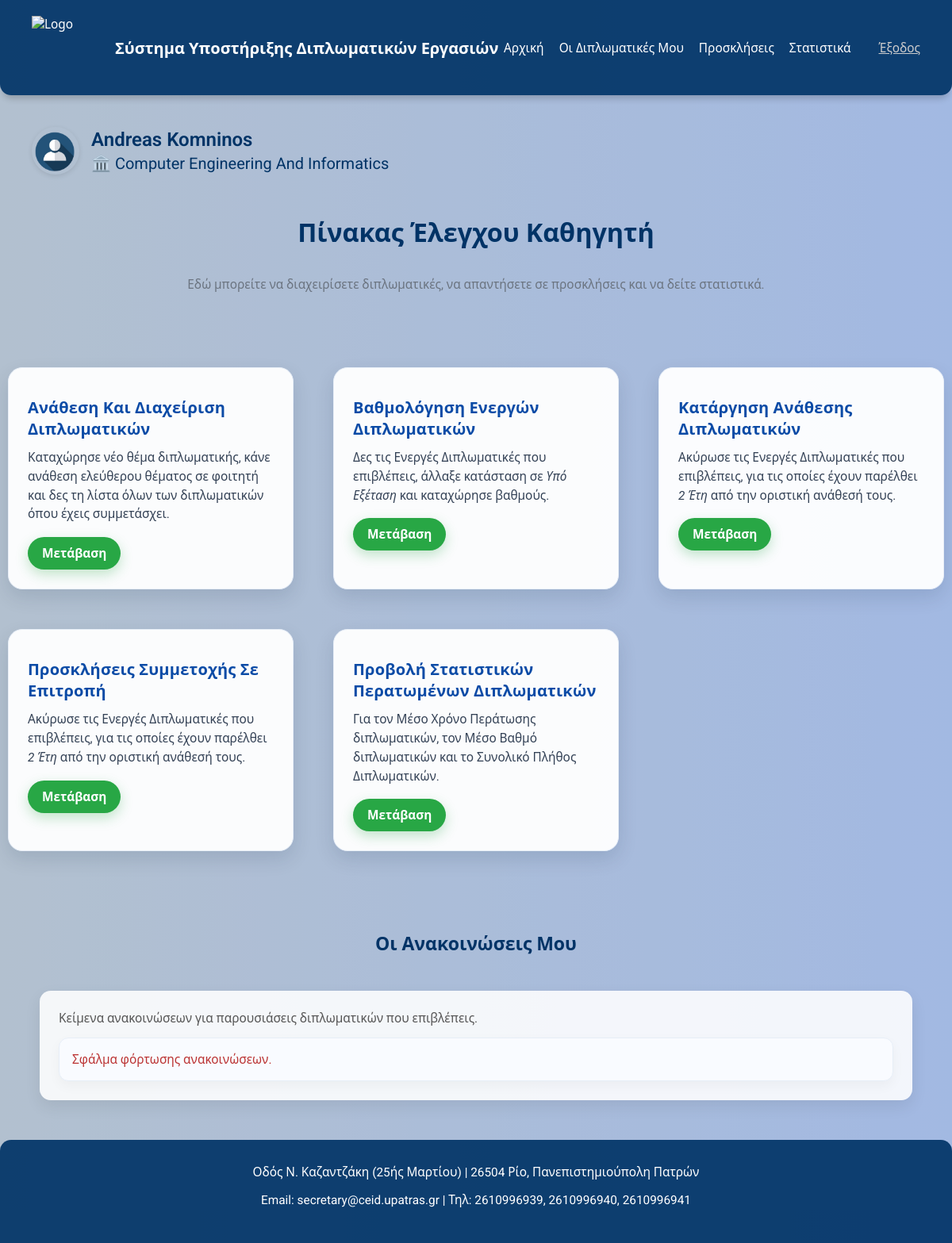
The app's page /professor/professor_home.php (signed in), older data.
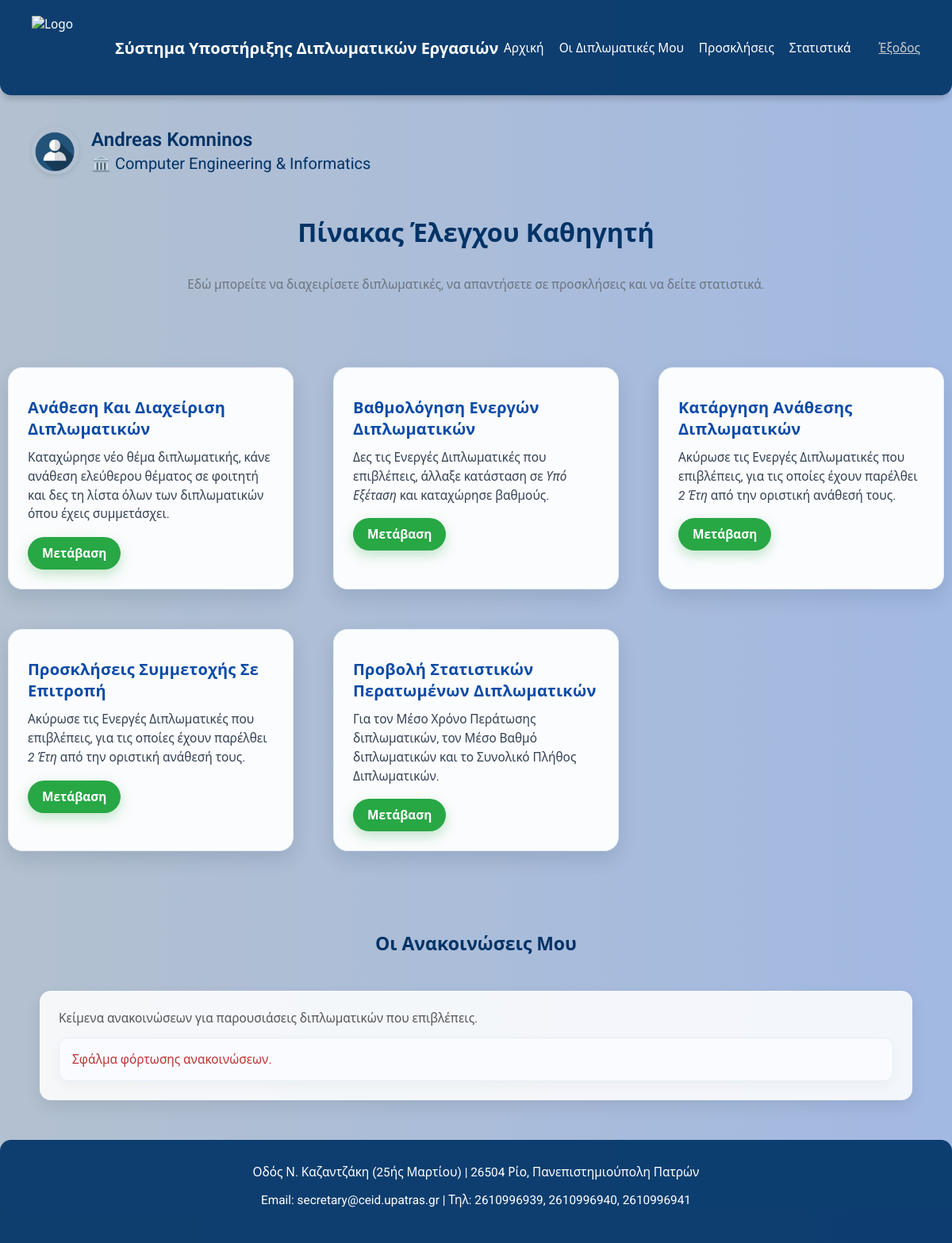
The same page, newer data.
### tables this page shows
CREATE TABLE `professors` (
  `professor_id` int(11) NOT NULL,
  `name` varchar(50) NOT NULL,
  `surname` varchar(50) NOT NULL,
  `topic` varchar(100) DEFAULT NULL,
  `landline` varchar(15) DEFAULT NULL,
  `mobile` varchar(15) DEFAULT NULL,
  `department` varchar(100) DEFAULT NULL,
  `university` varchar(100) DEFAULT NULL,
  `email` varchar(255) DEFAULT NULL
);

### professor/professor_home.php (the view, shortened to what this page needs)
<?php
$dsn = "mysql:host=localhost;dbname=vasst;charset=utf8mb4";
$user = "root";
$pass = "";
try {
    $pdo = new PDO($dsn, $user, $pass, [
        PDO::ATTR_ERRMODE => PDO::ERRMODE_EXCEPTION,
        PDO::ATTR_DEFAULT_FETCH_MODE => PDO::FETCH_ASSOC
    ]);
} catch (PDOException $e) {
    die("Σφάλμα σύνδεσης στη βάση: " . $e->getMessage());
}
$stmt = $pdo->prepare("
    SELECT p.professor_id, p.name, p.surname, p.department
    FROM professors p
    JOIN users u ON u.user_id = p.professor_id
    WHERE u.email = ?
    LIMIT 1
");
$stmt->execute([$_SESSION['email']]);
$professor = $stmt->fetch(PDO::FETCH_ASSOC);
$professorFullName = trim(($professor['name'] ?? '') . ' ' . ($professor['surname'] ?? ''));
$professorDepartment = $professor['department'] ?? '';
?>
<!DOCTYPE html>
<html lang="el">
<head>
</head>
<body>
<header class="site-header">
        <div class="left">
            <img src="ceid_logo.png" alt="Logo" class="logo">
            <span class="system-name">Σύστημα Υποστήριξης Διπλωματικών Εργασιών</span>
        </div>
        <div class="right">
            <nav>
                <a href="professor_home.php">Αρχική</a>
                <a href="listaDiplomatikon.php">Οι Διπλωματικές Μου</a>
                <a href="proskliseis.php">Προσκλήσεις</a>
                <a href="statistika.php">Στατιστικά</a>
            </nav>
            <span class="user-info"><a href="loginn.php" style="color: #ccc">Έξοδος</a></span>
        </div>
    </header>
<div class="user-welcome fade-block">
  <a href="profile_edit.php" class="user-profile-link">
    <img src="User_icon.png" alt="User Icon">
    <div class="user-info">
      <div class="user-fullname">
        <?php echo htmlspecialchars($professorFullName); ?>
      </div>
      <div class="user-id">
        🏛️ <?php echo htmlspecialchars($professorDepartment); ?>
      </div>
    </div>
  </a>
</div>
<div class="section-title"><h2>Πίνακας Έλεγχου Καθηγητή</h2></div>
<div class="section-sub">Εδώ μπορείτε να διαχειρίσετε διπλωματικές, να απαντήσετε σε προσκλήσεις και να δείτε στατιστικά.</div>
<div class="intro-wrap">
 <div class="intro-row">
 <div class="intro-card">
  <h3 class="intro-title">Ανάθεση Και Διαχείριση Διπλωματικών</h3>
  <p class="intro-text">
   Καταχώρησε νέο θέμα διπλωματικής, κάνε ανάθεση ελεύθερου θέματος σε φοιτητή και δες τη λίστα όλων των διπλωματικών όπου
έχεις συμμετάσχει.
  </p>
  <a href="listaDiplomatikon.php" class="intro-button">Μετάβαση</a>
</div>
 <div class="intro-card">
  <h3 class="intro-title">Βαθμολόγηση Ενεργών Διπλωματικών</h3>
  <p class="intro-text">
    Δες τις Ενεργές Διπλωματικές που επιβλέπεις, άλλαξε κατάσταση σε
    <em>Υπό Εξέταση</em> και καταχώρησε βαθμούς.
  </p>
  <a href="prof_grade.php" class="intro-button">Μετάβαση</a>
</div>
<div class="intro-card">
  <h3 class="intro-title">Κατάργηση Ανάθεσης Διπλωματικών</h3>
  <p class="intro-text">
    Ακύρωσε τις Ενεργές Διπλωματικές που επιβλέπεις, για τις οποίες έχουν παρέλθει <em>2 Έτη</em> από την οριστική ανάθεσή τους.
  </p>
  <a href="cancelThesis.php" class="intro-button">Μετάβαση</a>
</div>
<div class="intro-card">
  <h3 class="intro-title">Προσκλήσεις Συμμετοχής Σε Επιτροπή</h3>
  <p class="intro-text">
    Ακύρωσε τις Ενεργές Διπλωματικές που επιβλέπεις, για τις οποίες έχουν παρέλθει <em>2 Έτη</em> από την οριστική ανάθεσή τους.
  </p>
  <a href="proskliseis.php" class="intro-button">Μετάβαση</a>
</div>
<div class="intro-card">
  <h3 class="intro-title">Προβολή Στατιστικών Περατωμένων Διπλωματικών</h3>
  <p class="intro-text">
    Για τον Μέσο Χρόνο Περάτωσης διπλωματικών, τον Μέσο Βαθμό διπλωματικών και το Συνολικό Πλήθος Διπλωματικών.
  </p>
  <a href="statistika.php" class="intro-button">Μετάβαση</a>
</div>
</div>
</div>
<h2>Οι Ανακοινώσεις Μου</h2>
<div class="container" id="my-announcements">
  <p style="color:#555">Κείμενα ανακοινώσεων για παρουσιάσεις διπλωματικών που επιβλέπεις.</p>
  <div id="ann-list">
  </div>
</div>
<footer>
    <p>Οδός Ν. Καζαντζάκη (25ής Μαρτίου) | 26504 Ρίο, Πανεπιστημιούπολη Πατρών</p>
    <p>Email: secretary@ceid.upatras.gr | Τηλ: 2610996939, 2610996940, 2610996941</p>
</footer>
</body>
</html>

Row changes from the older to the newer data that the page shows:
changed professors "Andreas Komninos": department "Computer Engineering And Informatics" → "Computer Engineering & Informatics"
